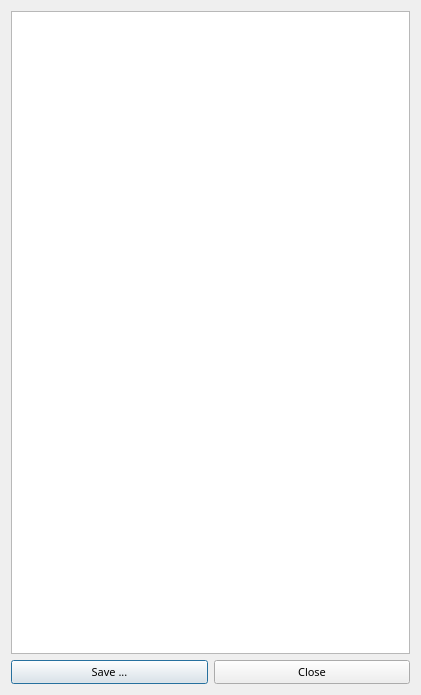
<ui version="4.0" >
 <comment>Python:from ChangeIndicatedLE import ChangeIndicatedLE</comment>
 <class>SceneObjectListWindowBase</class>
 <widget class="QDialog" name="SceneObjectListWindowBase" >
  <property name="geometry" >
   <rect>
    <x>0</x>
    <y>0</y>
    <width>421</width>
    <height>695</height>
   </rect>
  </property>
  <property name="sizePolicy" >
   <sizepolicy vsizetype="MinimumExpanding" hsizetype="MinimumExpanding" >
    <horstretch>0</horstretch>
    <verstretch>0</verstretch>
   </sizepolicy>
  </property>
  <property name="minimumSize" >
   <size>
    <width>200</width>
    <height>100</height>
   </size>
  </property>
  <property name="font" >
   <font>
    <family>Droid Sans</family>
    <pointsize>8</pointsize>
   </font>
  </property>
  <property name="windowTitle" >
   <string>List of Scene Objects</string>
  </property>
  <layout class="QGridLayout" name="gridLayout" >
   <item row="0" column="0" colspan="2" >
    <widget class="QTextBrowser" name="textBrowser" />
   </item>
   <item row="1" column="0" >
    <widget class="QPushButton" name="saveButton" >
     <property name="text" >
      <string>Save ...</string>
     </property>
    </widget>
   </item>
   <item row="1" column="1" >
    <widget class="QPushButton" name="closeButton" >
     <property name="text" >
      <string>Close</string>
     </property>
    </widget>
   </item>
  </layout>
 </widget>
 <layoutdefault spacing="6" margin="11" />
 <pixmapfunction>qPixmapFromMimeSource</pixmapfunction>
 <resources/>
 <connections>
  <connection>
   <sender>closeButton</sender>
   <signal>clicked()</signal>
   <receiver>SceneObjectListWindowBase</receiver>
   <slot>close()</slot>
   <hints>
    <hint type="sourcelabel" >
     <x>331</x>
     <y>415</y>
    </hint>
    <hint type="destinationlabel" >
     <x>331</x>
     <y>218</y>
    </hint>
   </hints>
  </connection>
 </connections>
</ui>
